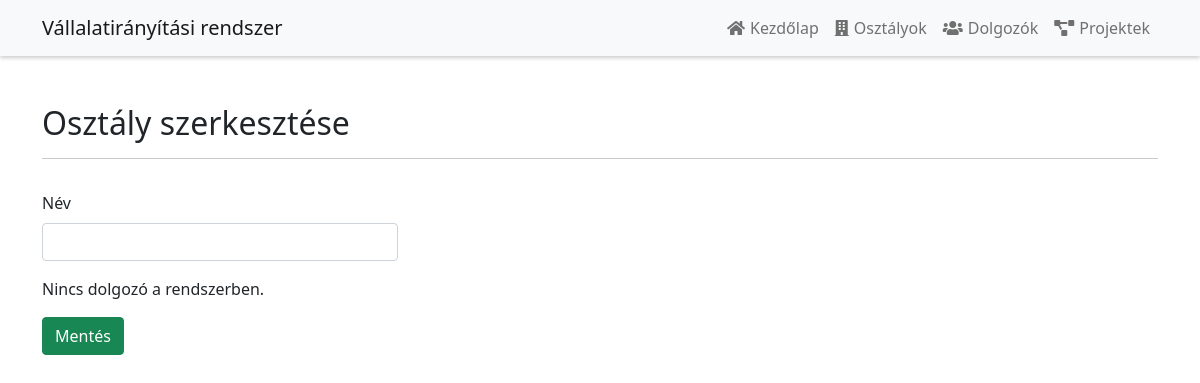
The page /edit_department.php?id=3 on the database as committed earlier.
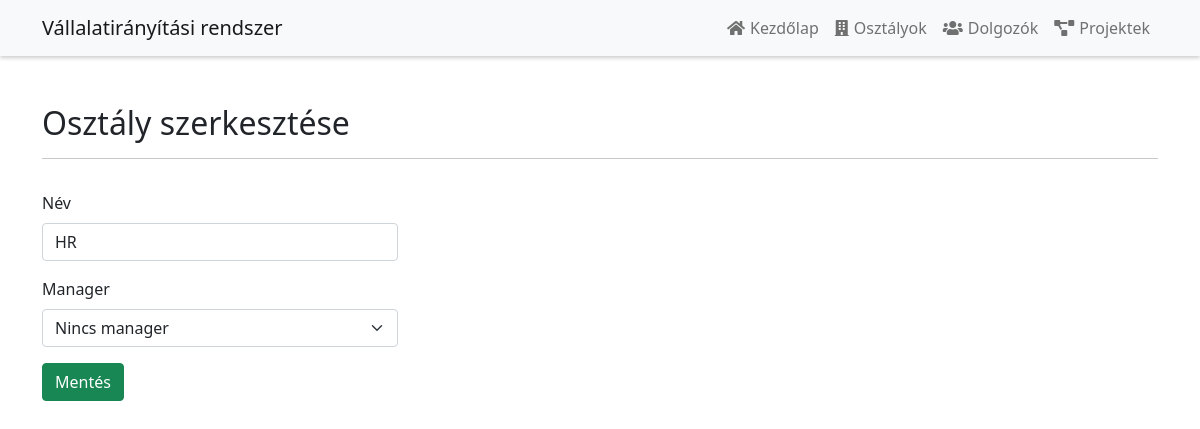
The same page on the database as committed later.
### tables this page shows
CREATE TABLE `osztaly` (
  `id` int(11) NOT NULL,
  `nev` varchar(40) NOT NULL,
  `manager_id` int(11) DEFAULT NULL
);

### edit_department.php (the view, shortened to what this page needs)
<?php
include('functions.php');
$pdo = pdo_connect_mysql();
if (isset($_GET['id'])) {
    $stmt = $pdo->prepare('SELECT * FROM dolgozo WHERE osztaly_id = ?');
    $stmt->execute([$_GET['id']]);
    $dolgozok = $stmt->fetchAll(PDO::FETCH_ASSOC);
    $osztaly_stmt = $pdo->prepare("SELECT osztaly.id, osztaly.nev FROM osztaly WHERE osztaly.id = ?");
    $osztaly_stmt->bindParam(1, $_GET['id'], PDO::PARAM_INT);
    $osztaly_stmt->execute();
    $osztaly = $osztaly_stmt->fetch(PDO::FETCH_ASSOC);
}
?>
<?= template_header('Osztály szerkesztése') ?>
<div class="container">
    <div class="row mt-5 mb-3">
        <div class="col-lg-12">
            <h2>Osztály szerkesztése</h2>
            <hr>
        </div>
    </div>
    <div class="row">
        <div class="col-lg-4">
            <form action="edit_department.php?id=<?= $_GET['id'] ?>" method="post">
                <div class="mb-3">
                    <label for="nev" class="form-label">Név</label>
                    <input type="text" name="osztaly_nev" class="form-control" value="<?= $osztaly['nev'] ?>"
                           id="osztaly_nev">
                </div>
                <?php if (!empty($dolgozok)): ?>
                    <div class="mb-3">
                        <label for="manager" class="form-label">Manager</label>
                        <select name="manager_id" class="form-select">
                            <option value="0">Nincs manager</option>
                        </select>
                    </div>
                <?php else: ?>
                    <p>Nincs dolgozó a rendszerben.</p>
                <?php endif; ?>
                <button type="submit" class="btn btn-success">Mentés</button>
            </form>
        </div>
    </div>
</div>
<?= template_footer() ?>

Rows that differ between the two databases and show on the page:
added osztaly: osztaly_nev "HR"
Other text that changed with them:
form field manager_id: (not shown) → "Nincs manager"
text no longer shown: "Nincs dolgozó a rendszerben."
text now shown: "Manager"
